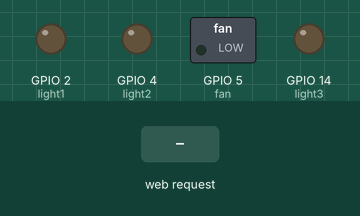
A sketch run on a simulated ESP8266 (NodeMCU). Shown: switched loads named in the sketch (green lamp = pin HIGH), output pins drawn as LEDs (lit = HIGH). The inputs (shaded band) are chosen by the test bench. WiFi joins after 1.5 s; servers stay silent unless stated; what the sketch prints to the serial monitor is not drawn.

Above: at 2.7 s.
2.8 s: HTTP request GET /living/light1/1 received
At 3.3 s:
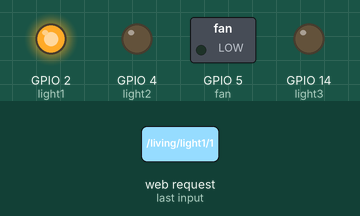
4.3 s: HTTP request GET /living/fan/1 received
At 5.5 s:
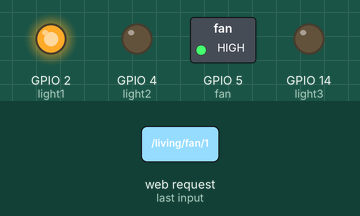
5.8 s: HTTP request GET /living/light1/0 received
At 6.8 s:
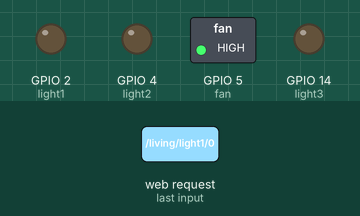
7.3 s: HTTP request GET /living/light2/1 received
At 7.9 s:
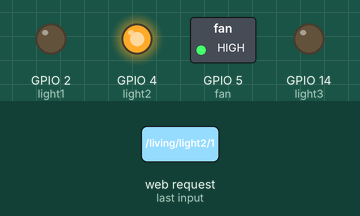
8.8 s: HTTP request GET /living/fan/0 received
At 10.0 s:
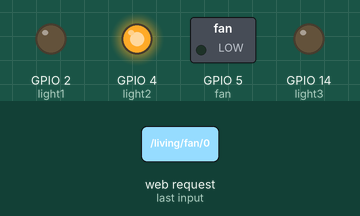
10.3 s: HTTP request GET /living/light2/0 received
At 11.4 s:
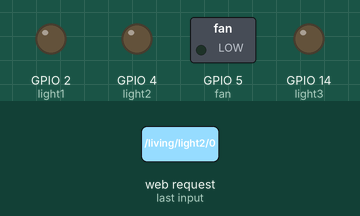
Timing chart, 0 to 12.8 s (numbered marks = the images above; inputs shaded):
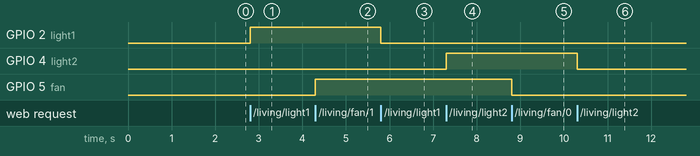

Measured:
- after the input at 2.8 s, GPIO 2 (light1): LOW → HIGH at once
- after the input at 4.3 s, GPIO 5 (fan): LOW → HIGH at once
- after the input at 5.8 s, GPIO 2 (light1): HIGH → LOW at once
- after the input at 7.3 s, GPIO 4 (light2): LOW → HIGH at once
- after the input at 8.8 s, GPIO 5 (fan): HIGH → LOW at once
- after the input at 10.3 s, GPIO 4 (light2): HIGH → LOW at once

The sketch:

livingRoomV3.ino
```cpp
#include <ESP8266WiFi.h>

const char* ssid = "JaraWifi";
const char* password = "jaraz12345";

WiFiServer server(80);

void setup() {

  pinMode(2, OUTPUT);//light1
  pinMode(4, OUTPUT);//light2
  pinMode(5, OUTPUT);//fan
  pinMode(14, OUTPUT);//light3
  digitalWrite(2, 0);
  digitalWrite(4, 0);
  digitalWrite(5, 0);
  digitalWrite(14, 0);


  Serial.begin(115200);
  delay(10);

  // Connect to WiFi network
  Serial.println();
  Serial.println();
  Serial.print("Connecting to ");
  Serial.println(ssid);

  WiFi.begin(ssid, password);

  while (WiFi.status() != WL_CONNECTED) {
    delay(500);
    Serial.print(".");
  }
  Serial.println("");
  Serial.println("WiFi connected");

  // Start the server
  server.begin();
  Serial.println("Server started");

  // Print the IP address
  Serial.println(WiFi.localIP());
}

void loop() {
  // Check if a client has connected
  WiFiClient client = server.available();
  if (!client) {
    return;
  }

  // Wait until the client sends some data
  Serial.println("new client");
  while(!client.available()){
    delay(1);
  }

  // Read the first line of the request
  String req = client.readStringUntil('\r');
  Serial.println(req);
  client.flush();

  // Match the request
  String s;
  if (req.indexOf("/living/light1/0") != -1){
    digitalWrite(2, 0);
    s = "HTTP/1.1 200 OK\r\nContent-Type: text/plain\r\n\r\nLiv_light1 is now low";}

  else if (req.indexOf("/living/light1/1") != -1){
    digitalWrite(2, 1);
    s = "HTTP/1.1 200 OK\r\nContent-Type: text/plain\r\n\r\nLiv_light1 is now high ";}

  else if (req.indexOf("/living/light2/0") != -1){
    digitalWrite(4, 0);
    s = "HTTP/1.1 200 OK\r\nContent-Type: text/plain\r\n\r\nLiv_light2 is now low";}

  else if (req.indexOf("/living/light2/1") != -1){
    digitalWrite(4, 1);
    s = "HTTP/1.1 200 OK\r\nContent-Type: text/plain\r\n\r\nLiv_light2 is now high ";}

  else if (req.indexOf("/living/light3/0") != -1){
    digitalWrite(4, 0);
    s = "HTTP/1.1 200 OK\r\nContent-Type: text/plain\r\n\r\nLiv_light3 is now low";}

  else if (req.indexOf("/living/light3/1") != -1){
    digitalWrite(4, 1);
    s = "HTTP/1.1 200 OK\r\nContent-Type: text/plain\r\n\r\nLiv_light3 is now high ";}

  else if (req.indexOf("/living/fan/0") != -1){
    digitalWrite(5, 0);
    s = "HTTP/1.1 200 OK\r\nContent-Type: text/plain\r\n\r\nLiv_fan is now low";}

  else if (req.indexOf("/living/fan/1") != -1){
    digitalWrite(5, 1);
    s = "HTTP/1.1 200 OK\r\nContent-Type: text/plain\r\n\r\nLiv_fan is now high ";}
  else {
    Serial.println("invalid request");
    client.stop();
    return;
  }

  client.flush();

  // Send the response to the client
  client.print(s);
  delay(1);
  Serial.println("Client disonnected");

  // The client will actually be disconnected
  // when the function returns and 'client' object is detroyed

}
```
